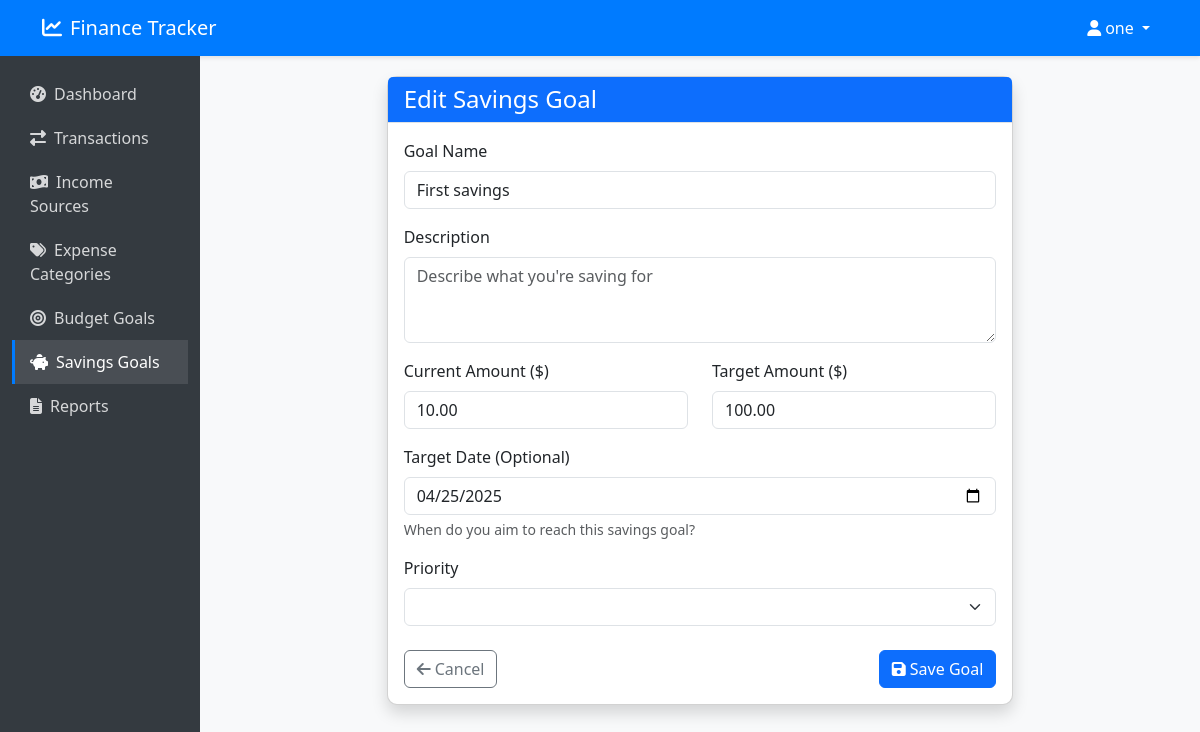
Page /dashboard/savings-goals/1/edit/ (signed in) on the committed database.
### dashboard/models.py (models this page shows, shortened)
class SavingsGoal(models.Model):
    user = models.ForeignKey(User, on_delete=models.CASCADE, related_name='savings_goals')
    name = models.CharField(max_length=100)
    target_amount = models.DecimalField(max_digits=10, decimal_places=2)
    current_amount = models.DecimalField(max_digits=10, decimal_places=2, default=0)
    target_date = models.DateField(null=True, blank=True)
    created_at = models.DateField(auto_now_add=True)

### dashboard/views.py (the view)
# urls.py: path('savings-goals/<int:pk>/edit/', views.savings_goal_edit, name='savings_goal_edit'),
@login_required
def savings_goal_edit(request, pk):
    savings_goal = get_object_or_404(SavingsGoal, pk=pk, user=request.user)
    if request.method == 'POST':
        form = SavingsGoalForm(request.POST, instance=savings_goal)
        if form.is_valid():
            form.save()
            messages.success(request, 'Savings goal updated successfully!')
            return redirect('savings_goal_list')
    else:
        form = SavingsGoalForm(instance=savings_goal)
    return render(request, 'dashboard/savings_goal_form.html', {'form': form, 'savings_goal': savings_goal})

### dashboard/forms.py
class SavingsGoalForm(forms.ModelForm):
    class Meta:
        model = SavingsGoal
        fields = ['name', 'target_amount', 'current_amount', 'target_date']
        widgets = {
            'name': forms.TextInput(attrs={'class': 'form-control'}),
            'target_amount': forms.NumberInput(attrs={'class': 'form-control', 'step': '0.01'}),
            'current_amount': forms.NumberInput(attrs={'class': 'form-control', 'step': '0.01'}),
            'target_date': forms.DateInput(attrs={'class': 'form-control', 'type': 'date'}),
        }

### templates/dashboard/savings_goal_form.html (shortened to what this page needs)
{% extends 'base.html' %}
{% block content %}
<div class="row">
    <div class="col-lg-8 mx-auto">
        <div class="card shadow">
            <div class="card-header bg-primary text-white">
                <h4 class="mb-0">{% if savings_goal.id %}Edit{% else %}Add New{% endif %} Savings Goal</h4>
            </div>
            <div class="card-body">
                <form method="post" novalidate>
                    <div class="mb-3">
                        <label for="{{ form.name.id_for_label }}" class="form-label">Goal Name</label>
                        <input type="text"
                               class="form-control {% if form.name.errors %}is-invalid{% endif %}"
                               id="{{ form.name.id_for_label }}"
                               name="{{ form.name.html_name }}"
                               value="{{ form.name.value|default:'' }}"
                               placeholder="Enter a name for your savings goal">
                    </div>
                    <div class="mb-3">
                        <label for="{{ form.description.id_for_label }}" class="form-label">Description</label>
                        <textarea class="form-control {% if form.description.errors %}is-invalid{% endif %}"
                                  id="{{ form.description.id_for_label }}"
                                  name="{{ form.description.html_name }}"
                                  rows="3"
                                  placeholder="Describe what you're saving for">{{ form.description.value|default:'' }}</textarea>
                    </div>
                    <div class="row">
                        <div class="col-md-6 mb-3">
                            <label for="{{ form.current_amount.id_for_label }}" class="form-label">Current Amount ($)</label>
                            <input type="number"
                                   step="0.01"
                                   class="form-control {% if form.current_amount.errors %}is-invalid{% endif %}"
                                   id="{{ form.current_amount.id_for_label }}"
                                   name="{{ form.current_amount.html_name }}"
                                   value="{{ form.current_amount.value|default:'0.00' }}"
                                   placeholder="0.00">
                        </div>
                        <div class="col-md-6 mb-3">
                            <label for="{{ form.target_amount.id_for_label }}" class="form-label">Target Amount ($)</label>
                            <input type="number"
                                   step="0.01"
                                   class="form-control {% if form.target_amount.errors %}is-invalid{% endif %}"
                                   id="{{ form.target_amount.id_for_label }}"
                                   name="{{ form.target_amount.html_name }}"
                                   value="{{ form.target_amount.value|default:'' }}"
                                   placeholder="1000.00">
                        </div>
                    </div>
                    <div class="mb-3">
                        <label for="{{ form.target_date.id_for_label }}" class="form-label">Target Date (Optional)</label>
                        <input type="date"
                               class="form-control {% if form.target_date.errors %}is-invalid{% endif %}"
                               id="{{ form.target_date.id_for_label }}"
                               name="{{ form.target_date.html_name }}"
                               value="{{ form.target_date.value|date:'Y-m-d'|default:'' }}">
                        <div class="form-text">When do you aim to reach this savings goal?</div>
                    </div>
                    <div class="mb-3">
                        <label for="{{ form.priority.id_for_label }}" class="form-label">Priority</label>
                        <select class="form-select {% if form.priority.errors %}is-invalid{% endif %}"
                                id="{{ form.priority.id_for_label }}"
                                name="{{ form.priority.html_name }}">
                        </select>
                    </div>
                    <div class="d-flex justify-content-between mt-4">
                        <a href="{% url 'savings_goal_list' %}" class="btn btn-outline-secondary">
                            <i class="fas fa-arrow-left me-1"></i>Cancel
                        </a>
                        <button type="submit" class="btn btn-primary">
                            <i class="fas fa-save me-1"></i>Save Goal
                        </button>
                    </div>
                </form>
            </div>
        </div>
    </div>
</div>
{% endblock %}

### templates/base.html (shortened to what this page needs)
<!DOCTYPE html>
<html lang="en">
<head>
    <link href="https://cdn.jsdelivr.net/npm/bootstrap@5.3.0/dist/css/bootstrap.min.css" rel="stylesheet">
    <link rel="stylesheet" href="https://cdnjs.cloudflare.com/ajax/libs/font-awesome/6.4.0/css/all.min.css">
</head>
<body>
    <nav class="navbar navbar-expand-lg navbar-dark">
        <div class="container">
            <a class="navbar-brand" href="{% url 'dashboard' %}">
                <i class="fas fa-chart-line me-2"></i>Finance Tracker
            </a>
            <div class="collapse navbar-collapse" id="navbarNav">
                <ul class="navbar-nav ms-auto">
                    {% if user.is_authenticated %}
                        <li class="nav-item dropdown">
                            <a class="nav-link dropdown-toggle" href="#" id="navbarDropdown" role="button" data-bs-toggle="dropdown" aria-expanded="false">
                                <i class="fas fa-user me-1"></i>{{ user.username }}
                            </a>
                        </li>
                    {% endif %}
                </ul>
            </div>
        </div>
    </nav>
    <div class="container-fluid">
        <div class="row">
            {% if user.is_authenticated %}
                <div class="col-md-3 col-lg-2 d-md-block sidebar collapse">
                    <div class="position-sticky pt-3">
                        <ul class="nav flex-column">
                            <li class="nav-item">
                                <a class="sidebar-link {% if request.path == '/dashboard/' %}active{% endif %}" href="{% url 'dashboard' %}">
                                    <i class="fas fa-tachometer-alt me-2"></i>Dashboard
                                </a>
                            </li>
                            <li class="nav-item">
                                <a class="sidebar-link {% if '/transactions/' in request.path %}active{% endif %}" href="{% url 'transaction_list' %}">
                                    <i class="fas fa-exchange-alt me-2"></i>Transactions
                                </a>
                            </li>
                            <li class="nav-item">
                                <a class="sidebar-link {% if '/income-sources/' in request.path %}active{% endif %}" href="{% url 'income_source_list' %}">
                                    <i class="fas fa-money-bill-wave me-2"></i>Income Sources
                                </a>
                            </li>
                            <li class="nav-item">
                                <a class="sidebar-link {% if '/expense-categories/' in request.path %}active{% endif %}" href="{% url 'expense_category_list' %}">
                                    <i class="fas fa-tags me-2"></i>Expense Categories
                                </a>
                            </li>
                            <li class="nav-item">
                                <a class="sidebar-link {% if '/budget-goals/' in request.path %}active{% endif %}" href="{% url 'budget_goal_list' %}">
                                    <i class="fas fa-bullseye me-2"></i>Budget Goals
                                </a>
                            </li>
                            <li class="nav-item">
                                <a class="sidebar-link {% if '/savings-goals/' in request.path %}active{% endif %}" href="{% url 'savings_goal_list' %}">
                                    <i class="fas fa-piggy-bank me-2"></i>Savings Goals
                                </a>
                            </li>
                            <li class="nav-item">
                                <a class="sidebar-link {% if '/reports/' in request.path %}active{% endif %}" href="{% url 'generate_report' %}">
                                    <i class="fas fa-file-alt me-2"></i>Reports
                                </a>
                            </li>
                        </ul>
                    </div>
                </div>
                <div class="col-md-9 ms-sm-auto col-lg-10 px-md-4 content">
            {% else %}
                <div class="col-12 content">
            {% endif %}
                {% block content %}{% endblock %}
            </div>
        </div>
    </div>
</body>
</html>

### templates/base.html (style rules this page uses)
body { background-color: #f8f9fa; color: #212529; }
.navbar { background-color: #007bff; box-shadow: 0 2px 4px rgba(0, 0, 0, 0.1); }
.navbar-brand, .navbar-nav .nav-link { color: white; }
.card { border-radius: 10px; box-shadow: 0 4px 6px rgba(0, 0, 0, 0.1); margin-bottom: 20px; }
.card-header { background-color: #f8f9fa; border-bottom: 1px solid #dee2e6; }
.sidebar { background-color: #343a40; min-height: calc(100vh - 56px); color: white; position: sticky; top: 56px; }
.sidebar-link { color: rgba(255, 255, 255, 0.8); text-decoration: none; display: block; padding: 10px 15px; border-left: 3px solid transparent; }
.sidebar-link.active { background-color: rgba(255, 255, 255, 0.1); color: white; border-left-color: #007bff; }
.content { padding: 20px; }

### rows in the picture
SavingsGoal: name "First savings", current_amount "10.00", target_amount "100.00", target_date "04/25/2025"

### other values in the picture
{{ user.username }} "one"
